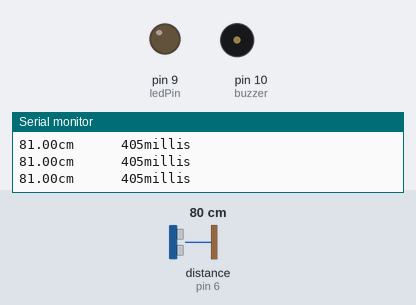
Simulated run of this sketch. Board: Arduino Uno, built with avr-gcc and run on an emulated ATmega328P. Shown: output pins drawn as LEDs (lit = HIGH), buzzer (waves = sounding, pin HIGH), the last lines printed to the serial monitor. Dashed ring = blinking. The test bench sets the inputs (shaded band); at power-on: distance to the obstacle (sensor on pin 6) 80 cm. The echo pulse lasts 58.3 µs per cm.

Above: at 1.2 s.
1.3 s: distance to the obstacle (sensor on pin 6) set to 35 cm
At 1.44 s:
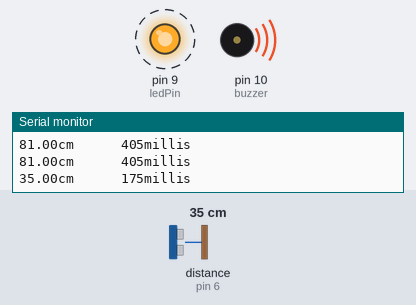
4.3 s: distance to the obstacle (sensor on pin 6) set to 2 cm
7.3 s: distance to the obstacle (sensor on pin 6) set to 18 cm
At 7.63 s:
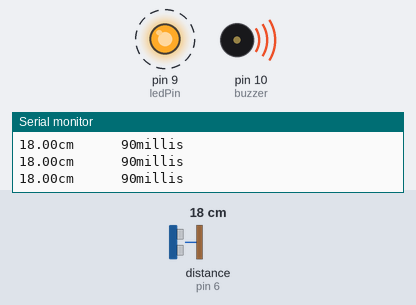
Timing chart, 0 to 16.3 s (numbered marks = the images above; inputs shaded):
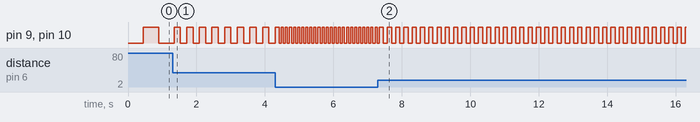

Measured:
- after the input at 1.3 s, pin 9 (ledPin), pin 10 (buzzer): alternates HIGH for 0.18 s and LOW for 0.18 s, starting after 0.23 s
- after the input at 4.3 s, pin 9 (ledPin), pin 10 (buzzer): alternates HIGH for 0.06 s and LOW for 0.06 s, starting after 0.12 s
- after the input at 7.3 s, pin 9 (ledPin), pin 10 (buzzer): alternates HIGH for 0.12 s and LOW for 0.12 s, starting after 0.16 s

The sketch:

simulation2.ino
```cpp
#include <NewPing.h>


const int TRIGGER_PIN = 7;
const int ECHO_PIN  =  6;
const int ledPin =  9;
const int buzzer =  10;

const int MAX_DISTANCE = 200;
const int SAMPLE_INTERVAL = 25;
const int PING_ITERATIONS = 3;

NewPing sonar(TRIGGER_PIN, ECHO_PIN, MAX_DISTANCE);

int ledState = LOW;
long previousMillis = 0;
long interval;

void setup() {
  Serial.begin(57600);
  pinMode(ledPin, OUTPUT);
  pinMode(buzzer, OUTPUT);

}

void loop() {
  float d1 = getDistance();                 // centimeters

  // Map
  interval = map(d1, 0, 200, 0, 1000);
  blinkWithoutDelay(interval);


  Serial.print(d1); Serial.print("cm    \t");
  Serial.print(interval); Serial.print("millis    \t\n");
  Serial.println();
}

float getDistance() {
  float t = sonar.ping_median(PING_ITERATIONS);                 // microseconds
  float d = sonar.convert_cm(t);          // centimeters
  return d;
}

void blinkWithoutDelay(int interval)
{

  unsigned long currentMillis = millis();

  if(currentMillis - previousMillis > interval) {
    // save the last time you blinked the LED
    previousMillis = currentMillis;

    // if the LED is off turn it on and vice-versa:
    if (ledState == LOW)
      ledState = HIGH;
    else
      ledState = LOW;

    // set the LED with the ledState of the variable:
    digitalWrite(ledPin, ledState);
    digitalWrite(buzzer, ledState);
  }
}
```
